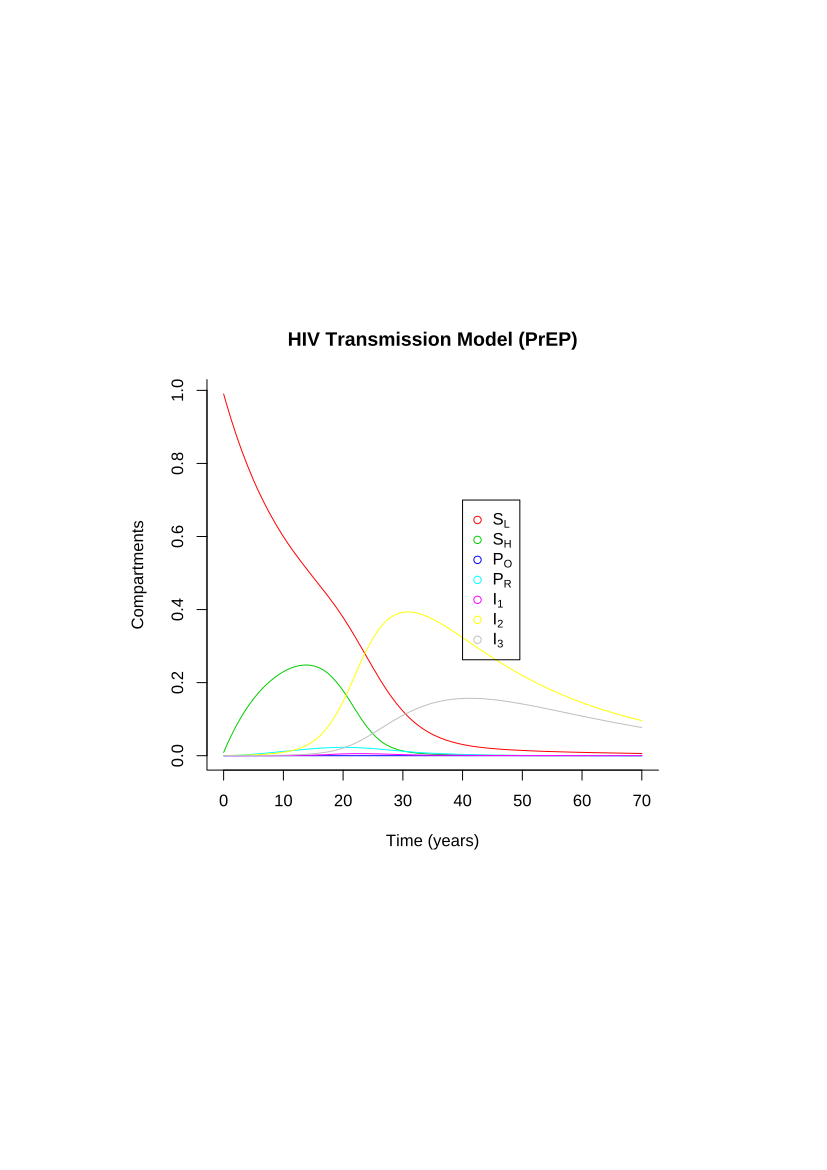

Generate this figure with R:
library(deSolve)
sir <- function(time, state, parameters) {
  with(as.list(c(state, parameters)), {
    lambdaL = betaL * (theta1 * I1 + theta2 * I2 + theta3 * I3)/(SL+SH+PO+PR+I1+I2+I3)
    lambdaH = betaH * (theta1 * I1 + theta2 * I2 + theta3 * I3)/(SL+SH+PO+PR+I1+I2+I3)
    lambdaR = betaR * (theta1 * I1 + theta2 * I2 + theta3 * I3)/(SL+SH+PO+PR+I1+I2+I3)
    dSL <- Lambda * (SL+SH+PO+PR+I1+I2+I3) + WHL * SH + phiL * PO - (lambdaL + WLH + mu) * SL
    dSH <- WHL * SL + phiH * PO + phiR * PR - (lambdaH + WHL + tauR + mu) * SH
    dPO <- lambdaL * PL * SL + lambdaH * PH * SH - (sigmaO1 + phiL + phiH + WOR + mu) * PO
    dPR <- tauR * SH + WOR * PO - (lambdaR + phiR + mu) * PR
    dI1 <- lambdaL * (1 - PL) * SL + lambdaH * (1 - PH) * SH + sigmaO1 * PO + lambdaR *PR - (sigma12 + mu) * I1 
    dI2 <- sigma12 * I1 - (sigma23 + mu) * I2
    dI3 <- sigma23 * I2 - (mud + mu) * I3
    return(list(c(dSL, dSH, dPO, dPR, dI1, dI2, dI3)))
  })
}

init <- c(SL = 0.999, SH = 0.0009, PO = 0, PR = 0, I1 = 0.000001, I2 = 0.000059, I3 = 0.00004)
parameters <- c(Lambda = 0.00817, mu = 0.00747, mud = 0.0909, WLH = 0.06, WHL = 0.04, WOR = 0.001, 
                sigmaO1 = 0.023, sigma12 = 8.67, sigma23 = 0.05, PL = 0, PH = 0, phiL = 0.05, phiH = 1/24, tauR = 0.01, phiR = 0.005,
                betaL = 0.25, betaH = 1.25, betaR = 0.125, theta1 = 1, theta2 = 0.43, theta3 = 1.5)
times <- seq(0, 70, by = 0.1)
out <- as.data.frame(ode(y = init, times = times, func = sir, parms = parameters))
out$time <- NULL
head(out, 10)

matplot(times, out, type = "l", xlab = "Time (years)", ylab = "Compartments", main = "HIV Transmission Model (PrEP)", lwd = 1, lty = 1, bty = "l", col = 2:8)
legend(40, 0.7, c(expression(S[L]), expression(S[H]), expression(P[O]), expression(P[R]), expression(I[1]), expression(I[2]), expression(I[3])), pch = 1, col = 2:8)
